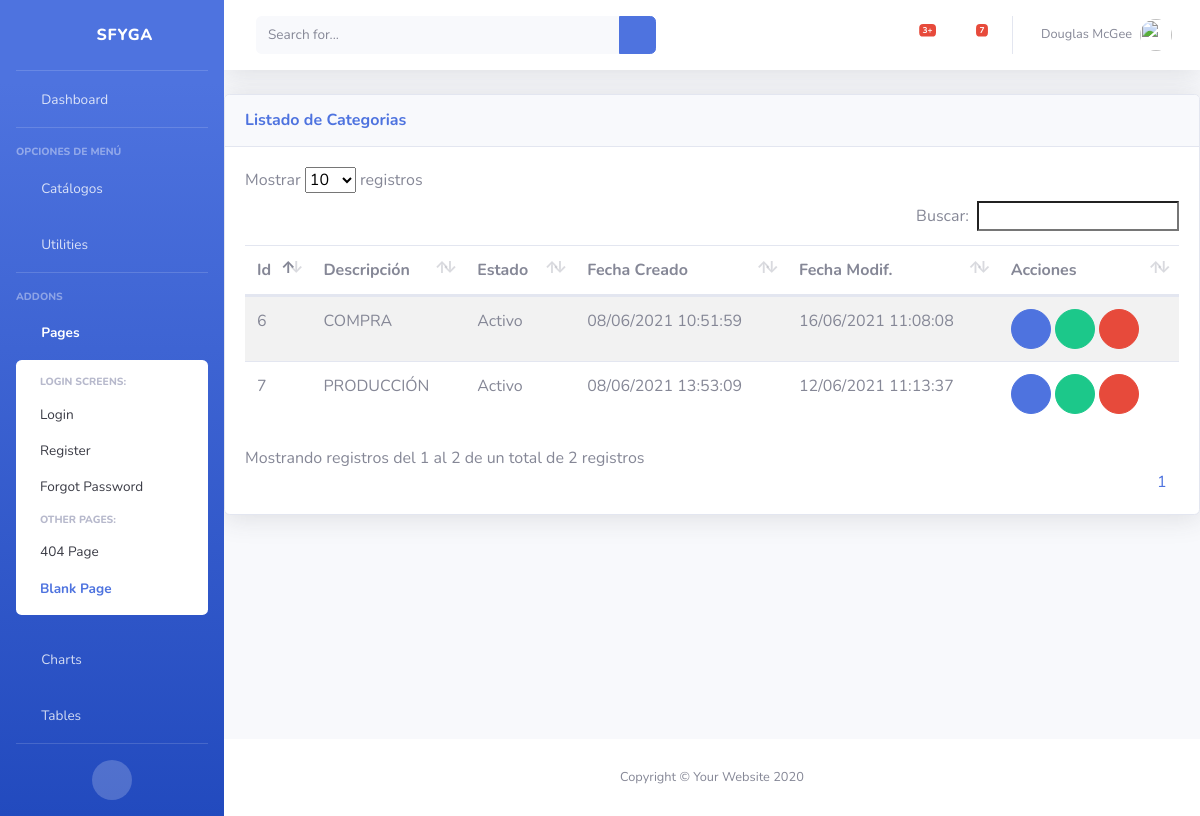
The app's page /inv/categorias/ (signed in) with its own data.
### inv/models.py (models this page shows, shortened)
class Categoria(ClaseModelo):
    descripcion = models.CharField(max_length=100, help_text='Descripción de la Categoría', unique=True)
    class Meta:
        verbose_name_plural = 'Categorias'

### inv/views.py (the view)
# urls.py: path('categorias/', CategoriaView.as_view(), name='categoria_list'),
class CategoriaView(LoginRequiredMixin, generic.ListView):
    model = Categoria
    template_name = "inv/categoria_list.html"
    context_object_name = "obj"
    login_url = "bases:login"

### inv/templates/inv/categoria_list.html (shortened to what this page needs)
{% extends 'base/base.html' %}
{% block page_content %}
<div class="card shadow mb-4">
    <div
        class="card-header py-3 d-flex flex-row align-items-center justify-content-between">
        <h6 class="m-0 font-weight-bold text-primary">Listado de Categorias</h6>
        <div class="dropdown no-arrow">
            <a class="dropdown-toggle" href="#" role="button" id="dropdownMenuLink"
                data-toggle="dropdown" aria-haspopup="true" aria-expanded="false">
                <i class="fas fa-ellipsis-v fa-sm fa-fw text-gray-400"></i>
            </a>
        </div>
    </div>
    <div class="card-body">
        {% if not obj %}
            <div class="alert alert-info">No Hay Categorias</div>
        {% else %}
            <table class= "table table-striped table-hover">
                <thead>
                    <th>Id</th>
                    <th>Descripción</th>
                    <th>Estado</th>
                    <th>Fecha Creado</th>
                    <th>Fecha Modif.</th>
                    <th class="all">Acciones</th>
                </thead>
                <tbody>
                    {% for item in obj %}
                    <tr>
                        <td>{{ item.id }}</td>
                        <td>{{ item.descripcion }}</td>
                        <td>{{ item.estado| yesno:"Activo,Inactivo" }}</td>
                        <td>{{ item.fc | date:"d/m/Y H:i:s" }}</td>
                        <td>{{ item.fm | date:"d/m/Y H:i:s" }}</td>
                        <td>
                            <a href="{% url 'inv:categoria_edit' item.id %}" class="btn btn-primary btn-circle" role="button"><i class="fas fa-edit"></i></a>
                            {% if item.estado == True %}
                                <a href="{% url 'inv:categoria_inactivar' item.id %}" class="btn btn-success btn-circle" role="button"><i class="fas fa-check"></i></a>
                            {% else %}
                                <a href="{% url 'inv:categoria_inactivar' item.id %}" class="btn btn-warning btn-circle" role="button"><i class="fas fa-check"></i></a>
                            {% endif %}
                                <a href="{% url 'inv:categoria_del' item.id %}" class="btn btn-danger btn-circle" role="button"><i class="fas fa-trash-alt"></i></a>
                        </td>
                    </tr>
                    {% endfor %}
                </tbody>
            </table>
        {% endif %}
    </div>
</div>
{% endblock page_content %}

### records on screen
Categoria: id "6", descripcion "COMPRA", estado "Activo", fc "08/06/2021 10:51:59", fm "16/06/2021 11:08:08"
Categoria: id "7", descripcion "PRODUCCIÓN", estado "Activo", fc "08/06/2021 13:53:09", fm "12/06/2021 11:13:37"
